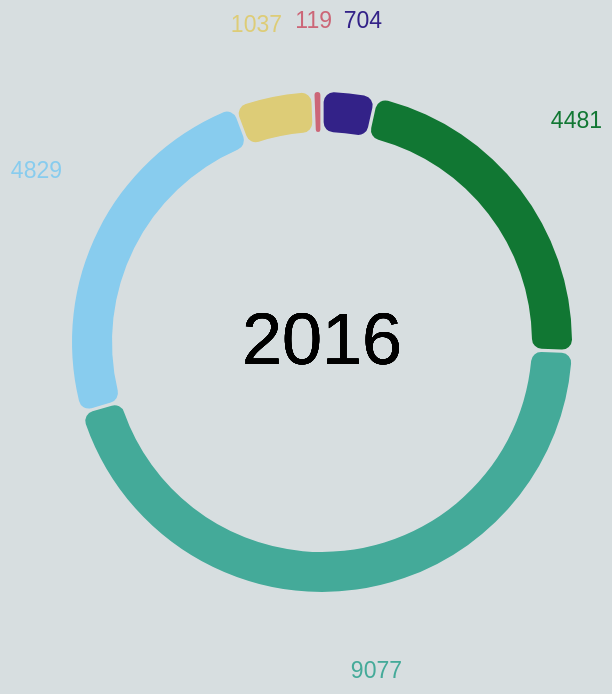

The Vega-Lite source for this figure:
### Vega-Lite specification from a JSON file in a GitHub repository (floating-point values rounded to 4 significant figures)
{"$schema": "https://vega.github.io/schema/vega-lite/v5.json", "width": 250, "height": 250, "background": "#d7dee0", "data": {"values": [{"Rooms": 1, "Count": 704}, {"Rooms": 2, "Count": 4481}, {"Rooms": 3, "Count": 9077}, {"Rooms": 4, "Count": 4829}, {"Rooms": 5, "Count": 1037}, {"Rooms": 6, "Count": 119}]}, "config": {"legend": {"disable": true}}, "layer": [{"mark": {"type": "arc", "padAngle": 0.01, "innerRadius": 105, "cornerRadius": 5}, "encoding": {"theta": {"field": "Count", "type": "quantitative"}, "color": {"field": "Rooms", "type": "nominal", "scale": {"range": ["#332288", "#117733", "#44aa99", "#88ccee", "#ddcc77", "#cc6677"]}}, "tooltip": [{"field": "Rooms", "type": "nominal", "title": "Number of rooms"}, {"field": "Count", "type": "quantitative", "title": "Count"}]}}, {"mark": {"type": "text", "align": "center", "baseline": "middle", "fontSize": 36}, "encoding": {"text": {"value": "2016"}}}, {"mark": {"type": "text", "align": "right", "dx": 30, "dy": -160, "fontSize": 11.5}, "encoding": {"text": {"field": "Count", "type": "quantitative"}, "color": {"value": "#332288"}, "opacity": {"condition": {"test": "datum['Rooms'] == '1'", "value": 1}, "value": 0}}}, {"mark": {"type": "text", "align": "right", "dx": 140, "dy": -110, "fontSize": 11.5}, "encoding": {"text": {"field": "Count", "type": "quantitative"}, "color": {"value": "#117733"}, "opacity": {"condition": {"test": "datum['Rooms'] == '2'", "value": 1}, "value": 0}}}, {"mark": {"type": "text", "align": "right", "dx": 40, "dy": 165, "fontSize": 11.5}, "encoding": {"text": {"field": "Count", "type": "quantitative"}, "color": {"value": "#44aa99"}, "opacity": {"condition": {"test": "datum['Rooms'] == '3'", "value": 1}, "value": 0}}}, {"mark": {"type": "text", "align": "right", "dx": -130, "dy": -85, "fontSize": 11.5}, "encoding": {"text": {"field": "Count", "type": "quantitative"}, "color": {"value": "#88ccee"}, "opacity": {"condition": {"test": "datum['Rooms'] == '4'", "value": 1}, "value": 0}}}, {"mark": {"type": "text", "align": "right", "dx": -20, "dy": -158, "fontSize": 11.5}, "encoding": {"text": {"field": "Count", "type": "quantitative"}, "color": {"value": "#ddcc77"}, "opacity": {"condition": {"test": "datum['Rooms'] == '5'", "value": 1}, "value": 0}}}, {"mark": {"type": "text", "align": "right", "dx": 5, "dy": -160, "fontSize": 11.5}, "encoding": {"text": {"field": "Count", "type": "quantitative"}, "color": {"value": "#cc6677"}, "opacity": {"condition": {"test": "datum['Rooms'] == '6'", "value": 1}, "value": 0}}}]}
